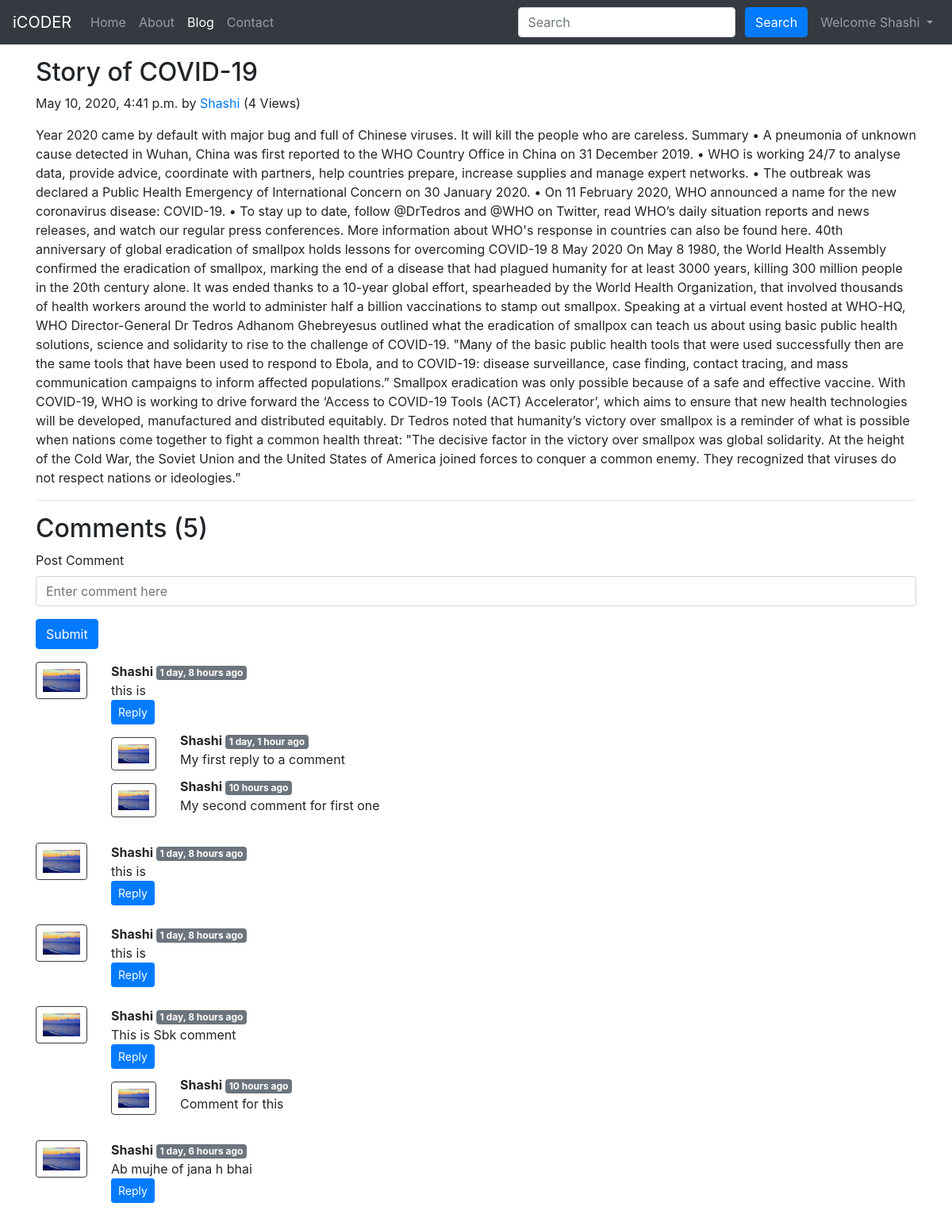
Screenshot of /blog/covid-story (signed in) with the database file from the repository.
### blog/models.py (models this page shows, shortened)
class Post(models.Model):
    sno = models.AutoField(primary_key=True)
    title = models.CharField(max_length=255)
    content = models.TextField()
    author = models.CharField(max_length=255)
    slug = models.CharField(max_length=255)
    views = models.IntegerField(default=0)
    timeStamp = models.DateTimeField(blank=True)

class BlogComment(models.Model):
    sno = models.AutoField(primary_key = True)
    comment = models.TextField()
    user = models.ForeignKey(User, on_delete=models.CASCADE)
    post = models.ForeignKey(Post, on_delete=models.CASCADE)
    parent = models.ForeignKey('self', on_delete=models.CASCADE, null=True)
    timestamp = models.DateTimeField(default=now)
    def __str__(self):
        return self.comment[0:13] + "..." +" "+ "by"+" "+ self.user.username

### blog/views.py (the view)
# urls.py: path('<str:slug>', views.blogPost, name='blogPost'),
def blogPost(request, slug):
    post = Post.objects.filter(slug=slug).first()
    post.views = post.views + 1
    post.save()
    comments = BlogComment.objects.filter(post=post, parent=None)
    replies = BlogComment.objects.filter(post=post).exclude(parent=None)
    replyDict = {}
    for reply in replies:
        if reply.parent.sno not in replyDict.keys():
            replyDict[reply.parent.sno] = [reply]
        else:
            replyDict[reply.parent.sno].append(reply)
    print(replyDict)
    context = {'post': post, 'comments': comments, 'user': request.user, 'replyDict': replyDict}
    return render(request, 'blog/blogPost.html', context)

### blog/templatetags/extras.py (called while the page is built)
@register.filter(name='get_val')
def get_val(dict, key):
    return dict.get(key)

### templates/blog/blogPost.html (shortened to what this page needs)
{% extends 'base.html' %}
{% block blogactive %} active {% endblock blogactive %}
{% block body %}
{% load humanize %}
{% load extras %}
<div class="container my-3">
    <h2 class="blog-post-title">{{post.title}}</h2>
    <p class="blog-post-meta">{{post.timeStamp}} by <a href="/about">{{post.author}}</a> (<span>{{post.views}} Views</span>) </p>
    <p>{{post.content|safe}} </p>
    <hr>
</div>
<div class="container">
    <h2>Comments ({{comments.count}})</h2>
    <div class="my-2">
        {% if user.is_authenticated %}
        <form action="/blog/postComment" method="POST">
            <div class="form-group">
                <label for="exampleInputEmail1">Post Comment</label>
                <input type="text" class="form-control" name="comment" placeholder="Enter comment here">
            </div>
            <button type="submit" class="btn btn-primary">Submit</button>
        </form>
        {% else %}
        <p>Please login to post a comment</p>
        {% endif %}
    </div>
    {% for comment in comments %}
    <div class="row my-3">
        <div class="col-md-1 ">
            <img class="rounded mx-auto d-block w-100 p-2 border border-dark" src="/static/img/user.png" alt="user">
        </div>
        <div class="col-md-11 ">
            <b>{{comment.user.username}} </b> <span
                class="badge badge-secondary">{{comment.timestamp | naturaltime}}</span>
            <div> {{comment.comment}} </div>
            <div class="reply mx-0">
                  {% if user.is_authenticated %}
                  <button class="btn btn-sm btn-primary" type="button" data-toggle="collapse"
                    data-target="#replyBox{{comment.sno}}" aria-expanded="false"
                    aria-controls="replyBox{{comment.sno}}">
                    Reply
                </button>
                {% else %}
                    <button class="btn btn-sm btn-primary" type="button" data-toggle="collapse"
                    data-target="#replyBox{{comment.sno}}" aria-expanded="false"
                    aria-controls="replyBox{{comment.sno}} disabled">
                    Login to reply
                </button>
                {% endif %}
                <div class="replies my-2">
                    {% for reply in replyDict|get_val:comment.sno %}
                    <div class="row">
                        <div class="col-md-1 my-2">
                            <img class="rounded mx-auto d-block w-100 p-2 border border-dark" src="/static/img/user.png" alt="user">
                        </div>
                        <div class="col-md-11">
                        <b>{{reply.user.username}} </b> <span
                         class="badge badge-secondary">{{reply.timestamp | naturaltime}}</span>
                        <div> {{reply.comment}} </div>
                        </div>
                        <br>
                    </div>
                    {% endfor %}
                </div>
            </div>
        </div>
    </div>
    {% endfor %}
</div>
{% endblock body %}

### templates/base.html (shortened to what this page needs)
<!doctype html>
<html lang="en">
<head>
  <link rel="stylesheet" href="https://stackpath.bootstrapcdn.com/bootstrap/4.4.1/css/bootstrap.min.css"
>
</head>
<body>
  <nav class="navbar navbar-expand-lg navbar-dark bg-dark">
    <a class="navbar-brand" href="/">iCODER</a>
    <div class="collapse navbar-collapse" id="navbarSupportedContent">
      <ul class="navbar-nav mr-auto">
        <li class="nav-item {% block homeactive %} {% endblock homeactive %} ">
          <a class="nav-link" href="/">Home <span class="sr-only">(current)</span></a>
        </li>
        <li class="nav-item {% block aboutactive %} {% endblock aboutactive %}">
          <a class="nav-link" href="/about">About</a>
        </li>
        <li class="nav-item {% block blogactive %} {% endblock blogactive %}">
          <a class="nav-link" href="/blog">Blog</a>
        </li>
        <li class="nav-item {% block contactactive %} {% endblock contactactive %}">
          <a class="nav-link" href="/contact">Contact</a>
        </li>
      </ul>
      <div class="ml-auto form-inline">
      <form method="get" action="/search" class="my-2 my-lg-0">
        <input class="form-control mr-sm-2" type="search" placeholder="Search" aria-label="Search" name="query"
          id="query">
        <button class="btn btn-primary mr-2 my-2 my-sm-0" type="submit">Search</button>
        </form>
        {% if user.is_authenticated %}
        <ul class="navbar-nav">
        <li class="nav-item dropdown">
        <a class="nav-link dropdown-toggle" href="#" id="navbarDropdown" role="button" data-toggle="dropdown" aria-haspopup="true" aria-expanded="false">
          Welcome {{request.user}}
        </a>
      </li>
      {% endif %}
      </div>
    </div>
  </nav>
  {% block body %}
  {% endblock body %}
</body>
</html>

### rows the page displays
Post: title "Story of COVID-19", timeStamp "May 10, 2020, 4:41 p.m.", author "Shashi", views "4", content "Year 2020 came by default with major bug and full of Chinese viruses. It will kill the people who are careless. Summary • A pneumonia of unknown cause detected in Wuhan, China was first reported to the WHO Country Office in China on 31 December 2019. • WHO is working 24/7 to analyse data, provide advice, coordinate with partners, help countries prepare, increase supplies and manage expert networks. • The outbreak was declared a Public Health Emergency of International Concern on 30 January 2020. • On 11 February 2020, WHO announced a name for the new coronavirus disease: COVID-19. • To stay up to date, follow @DrTedros and @WHO on Twitter, read WHO’s daily situation reports and news…"
BlogComment: user.username "Shashi", timestamp "1 day, 8 hours ago", comment "this is"
BlogComment: user.username "Shashi", timestamp "1 day, 1 hour ago", comment "My first reply to a comment"
BlogComment: user.username "Shashi", timestamp "10 hours ago", comment "My second comment for first one"
BlogComment: user.username "Shashi", timestamp "1 day, 8 hours ago", comment "this is"
BlogComment: user.username "Shashi", timestamp "1 day, 8 hours ago", comment "this is"
BlogComment: user.username "Shashi", timestamp "1 day, 8 hours ago", comment "This is Sbk comment"
BlogComment: user.username "Shashi", timestamp "10 hours ago", comment "Comment for this"
BlogComment: user.username "Shashi", timestamp "1 day, 6 hours ago", comment "Ab mujhe of jana h bhai"

### other values shown
{{ request.user }} "Shashi"
{{ comments.count }} "5"
